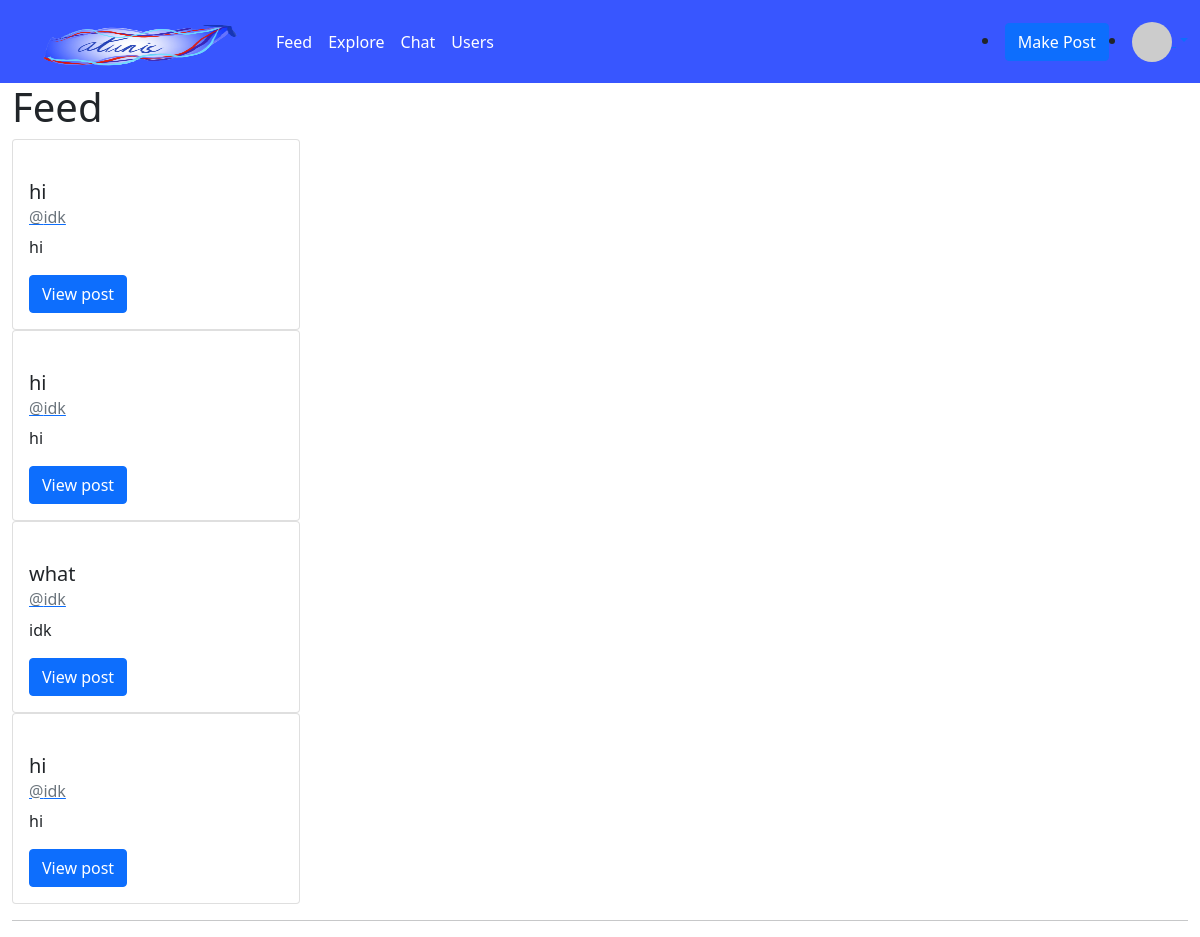
/media/feed (signed in), run on the app's committed database.
### code.py (models this page shows, shortened)
class Post(db.Model):
    id = db.Column("id", db.Integer, primary_key=True)
    title = db.Column(db.String(100))
    body = db.Column(db.String(400))
    date = db.Column(db.String(100), index=True, default=datetime.datetime.utcnow)
    user_id = db.Column(db.Integer, db.ForeignKey("users.id"))

class users(db.Model):
    id = db.Column("id", db.Integer, primary_key=True)
    name = db.Column(db.String(100))
    email = db.Column(db.String(100))
    about_me = db.Column(db.String(400))
    password = db.Column(db.String(100))
    posts = db.relationship("Post", backref="author", lazy="dynamic")
    followed = db.relationship(
        "users",
        secondary=followers,
        primaryjoin=(followers.c.follower_id == id),
        secondaryjoin=(followers.c.followed_id == id),
        backref=db.backref("followers", lazy="dynamic"),
        lazy="dynamic",
    )
    def avatar(self):
        return (
            "https://www.gravatar.com/avatar/"
            + md5(self.email.encode()).hexdigest()
            + "?d=identicon"
        )
    def followed_posts(self):
        followed = Post.query.join(
            followers, (followers.c.followed_id == Post.user_id)
        ).filter(followers.c.follower_id == self.id)
        own = Post.query.filter_by(user_id=self.id)
        return followed.union(own).order_by(Post.date.desc())

### media.py (the view)
@media.route("/feed", methods=["GET", "POST"])
def feed():
    if "user" not in session:
        return redirect(url_for("login"))
    page = request.args.get("page", 1, type=int)
    posts = (
        users.query.filter_by(name=session["user"])
        .first()
        .followed_posts()
        .paginate(page, POSTS_PER_PAGE, False)
    )
    next_url = url_for("media.feed", page=posts.next_num) if posts.has_next else None
    prev_url = url_for("media.feed", page=posts.prev_num) if posts.has_prev else None
    return render_template(
        "feed.html",
        users=users,
        Post=Post,
        given_posts=posts.items,
        next_url=next_url,
        prev_url=prev_url,
    )

### templates/feed.html (shortened to what this page needs)
{% extends "media.html" %}
{% block content %}
    <h1>Feed</h1>
    {% for post in given_posts %}
        <div class="card" style="width: 18rem;">
            <div class="card-body">
                <h5 class="card-title">{{post.title}}</h5>
                <a href="/media/profile/{{post.author.name}}">
                    <h6 class="card-subtitle mb-2 text-muted">@{{post.author.name}}</h6>
                </a>
                <p class="card-text">{{post.body}}</p>
                <a href="/media/posts/{{post.id}}" class="btn btn-primary">View post</a>
            </div>
        </div>
    {% endfor %}
    <hr>
{% endblock %}

### data on the page
Post: title "hi", author.name "idk", body "hi"
Post: title "hi", author.name "idk", body "hi"
Post: title "what", author.name "idk", body "idk"
Post: title "hi", author.name "idk", body "hi"
